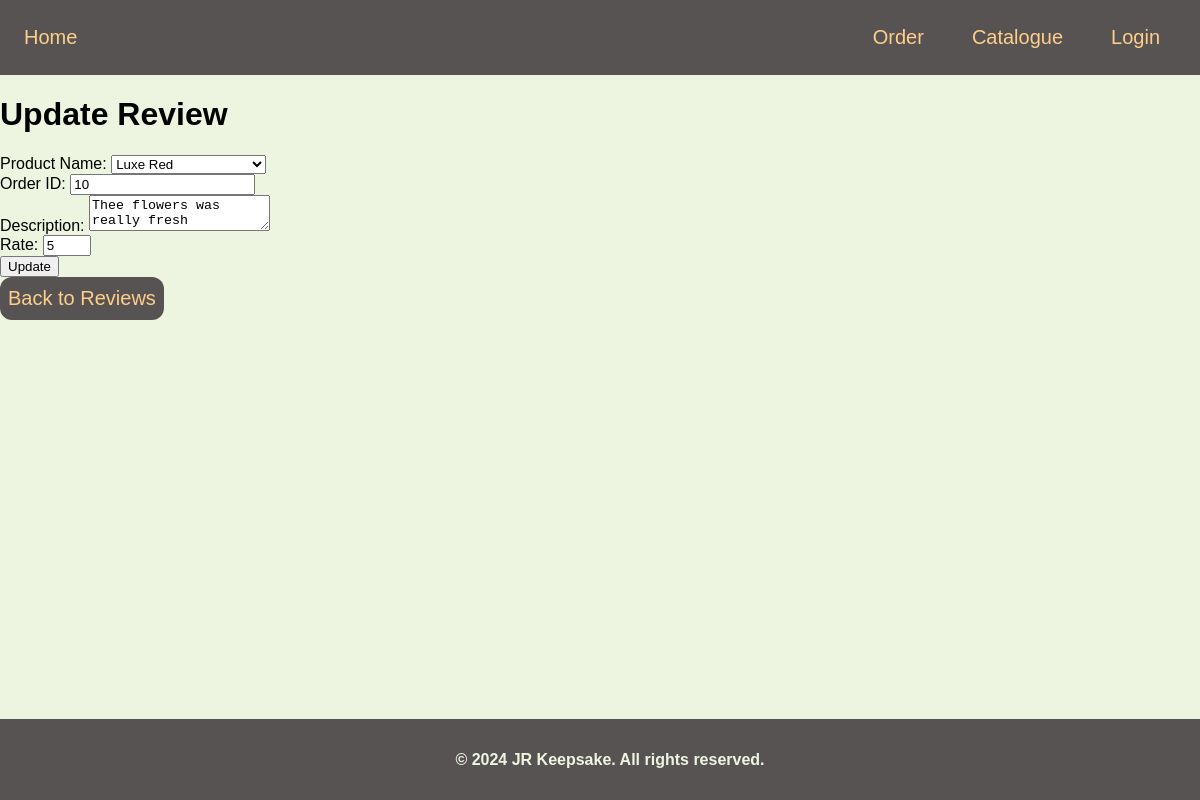
The page /JR_Keepsake/reviews/update/2/ on the database its author committed.
### Keepsake/models.py (models this page shows)
class Review (models.Model):
    Product_Name = models.ForeignKey(Product, on_delete=models.CASCADE)
    Order_ID = models.ForeignKey(Order, on_delete=models.CASCADE)
    Description = models.TextField()
    Rate = models.IntegerField()

class Product (models.Model):
    Product_Name = models.CharField(max_length = 20, primary_key = True)
    Product_Desc = models.TextField()
    Category = models.CharField(max_length = 15)
    Price = models.FloatField()
    Stock = models.IntegerField()

class Order (models.Model):
    Order_ID = models.AutoField(primary_key = True)
    Product_Name = models.ForeignKey(Product, on_delete=models.CASCADE)
    User_Name = models.ForeignKey(Customer, on_delete=models.CASCADE)
    Quantity = models.IntegerField()
    Total_Price = models.FloatField()
    Order_Date = models.DateField(default=timezone.now)
    Shipping_Address = models.TextField()

### Keepsake/views.py (the view, shortened to what this page needs)
# urls.py: path('reviews/update/<int:review_id>/', views.update_review, name='update_review'),
def update_review(request, review_id):
    user_name = request.session.get('user_name')
    try:
        review = Review.objects.get(id=review_id)
    except Review.DoesNotExist:
        return HttpResponse("Review does not exist.")
    products = Product.objects.all()
    return render(request, 'update_review.html', {'review': review, 'products': products, 'user_name': user_name})

### Keepsake/templates/update_review.html (shortened to what this page needs)
{% load static %}
<!DOCTYPE html>
<html lang="en">
<head>
</head>
<body>
    <header>
        <a href="/JR_Keepsake/">Home</a>
        <ul>
            <li><a href="{% url 'AllOrder' %}">Order</a></li>
            <li><a href="{% url 'Catalogue' %}">Catalogue</a></li>
            {% if user_name %}
                <li class="dropdown">
                    <a href="#" class="dropbtn" >{{user_name}}</a>
                    <div class="dropdown-content">
                        <a href="{% url 'UpdateProfile' %}">Update Profile</a>
                        <a href="{% url 'DeleteProfile' %}">Delete Account</a>
                        <a href="{% url 'Logout' %}">Logout</a>
                    </div>
                </li>
            {% else %}
                <li><a href="Login">Login</a></li>
            {% endif %}
        </ul>
    </header>
    <h1>Update Review</h1>
    <form method="post">
        <label for="product_name">Product Name:</label>
        <select id="product_name" name="product_name">
            {% for product in products %}
                <option value="{{ product.Product_Name }}" {% if product.Product_Name == review.Product_Name.Product_Name %}selected{% endif %}>{{ product.Product_Name }}</option>
            {% endfor %}
        </select><br>
        <label for="order_id">Order ID:</label>
        <input type="text" id="order_id" name="order_id" value="{{ review.Order_ID.Order_ID }}"><br>
        <label for="description">Description:</label>
        <textarea id="description" name="description">{{ review.Description }}</textarea><br>
        <label for="rate">Rate:</label>
        <input type="number" id="rate" name="rate" value="{{ review.Rate }}" min="1" max="5"><br>
        <button type="submit">Update</button>
    </form>
    <a href="{% url 'review_list' %}">Back to Reviews</a>
    <footer>
        <h4>&copy; 2024 JR Keepsake. All rights reserved.</h4>
    </footer>
</body>
</html>

### Keepsake/templates/update_review.html (style rules this page uses)
header { background-color: #575353; display: flex; justify-content: space-between; align-items: center; padding: 1em; }
body { margin: 0; padding: 0; background-color: #EDF5E1; font-family: Verdana, sans-serif; }
footer { margin-top: 5%; background-color: #575353; color: #EDF5E1; padding: 10px; text-align: center; bottom: 0; width: 100%; position: fixed; }
a,span { text-decoration: none; color: #FECE8A; display: flex; align-items: center; font-size: 20px; }
a:link, a:visited { background-color: #575353; color: #FECE8A; padding: 10px 8px 10px 8px; text-align: center; text-decoration: none; display: inline-block; border-radius: 12px; }
ul { display: flex; list-style: none; padding: 0; margin: 0; }
li { margin: 0 1em; }

### rows shown on the page
Review: product_name "Luxe Red", order_id "10", description "Thee flowers was really fresh", rate "5"
